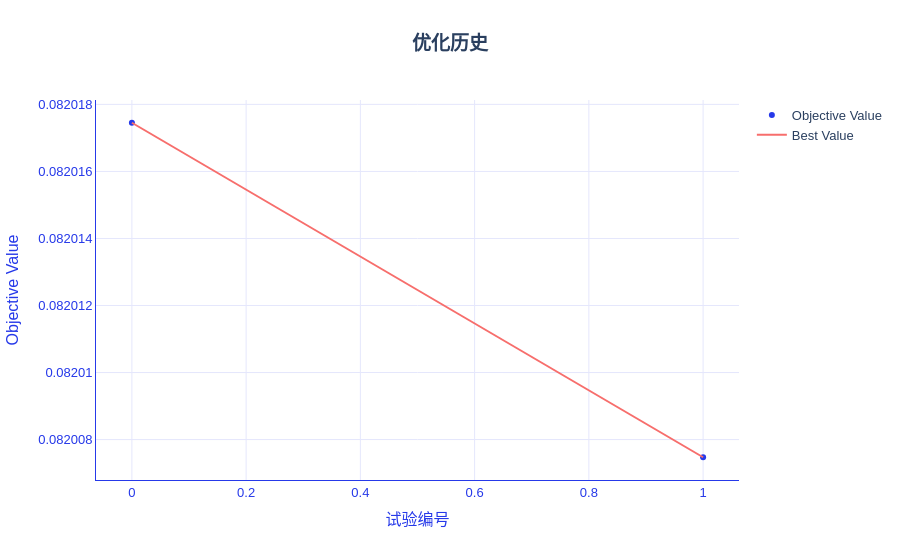

Source (notebook cell):
### Markdown cell above
## 4. GradientBoosting 分类：训练、评估、搜索和报告

本节所有代码可以独立运行。保留全量样本，用显式轮数和两次搜索控制演示耗时。

### Code cell
import sys

sys.path.append("../")

import numpy as np
import pandas as pd
from IPython.display import display
from hscredit import hscredit_dataset
from hscredit.utils.datasets import HSCREDIT_EXAMPLE_COLUMNS
from pathlib import Path
from tempfile import mkdtemp
from sklearn.base import clone
from optuna.samplers import GridSampler
from hscredit import GradientBoosting, get_metric, get_loss
from hscredit.report import ModelReport
from hscredit.utils import save_pickle, load_pickle

from hscredit.core.model_selection import oot_split, group_train_test_split
from sklearn.preprocessing import StandardScaler

data = hscredit_dataset(columns=HSCREDIT_EXAMPLE_COLUMNS)

features = ["BASE_X187", "DK_X1689", "DK_X44", "DK_X1995_2", "DK_X1223", "DK_X2677"]
target = "MOB6@30"
data["MOB1@30"] = data["MOB1"].gt(30).astype(int)
data["MOB3@30"] = data["MOB3"].gt(30).astype(int)
data["MOB6@30"] = data["MOB6"].gt(30).astype(int)
data["风险调整金额"] = data["loan_amt"].where(data["MOB6"].le(60), -data["loan_amt"])
data["授信时间"] = pd.to_datetime(data["授信时间"])

# 最新自然月作为 OOT；同一客户不能同时进入开发集和 OOT。
oot_start = data["授信时间"].max().to_period("M").start_time
development, oot = oot_split(data, time_col="授信时间", oot_start=oot_start)
development = development.loc[~development["用户编码"].isin(oot["用户编码"])].copy()
train, test = group_train_test_split(development, group="用户编码", test_size=0.25, random_state=42)
fit_data, validation = group_train_test_split(
    train, group="用户编码", test_size=0.25, random_state=42
)

# 填补和标准化只在调参训练子集上拟合；目标列保留原值。
fill_values = fit_data[features].median()
scaler = StandardScaler().fit(fit_data[features].fillna(fill_values))
for frame in [fit_data, validation, train, test, oot]:
    frame[features] = scaler.transform(frame[features].fillna(fill_values))
datasets = {"训练集": train, "测试集": test, "OOT": oot}

# 直接训练：DataFrame 内含 target，其他标签与元信息不进入 X。
model = GradientBoosting(target=target, n_estimators=12, max_depth=2, n_jobs=1, random_state=42)
model.fit(
    fit_data[features + [target]],
    eval_set={"验证集": validation[features + [target]]},
    eval_metric=get_metric("brier"),
)
display(pd.DataFrame([model.evaluate(test[features + [target]], metrics=["auc", "ks", "brier"])]))

# 该分类器保留原生训练目标；业务损失用于评价或选模。
cost_metric = get_loss("cost_sensitive", fn_cost=5, fp_cost=1).metric(kind="business")
display(pd.DataFrame([model.evaluate(test[features + [target]], metrics=[cost_metric])]))

# 独立验证集搜索；test 和 OOT 均不参与调参。
search_space = {"max_depth": [2, 3]}
best = model.tune(
    fit_data[features + [target]],
    eval_set={"验证集": validation[features + [target]]},
    search_space=search_space,
    metric=get_metric("brier"),
    sampler=GridSampler(search_space, seed=42),
    n_trials=2,
    cv=None,
    n_jobs=1,
    retention="predictions",
    show_progress_bar=False,
)
display(best.tuner.get_optimization_history())
display(best.tuner.plot_optimization_history())
print("最佳参数：", best.tuner.best_params_)

# 固定参数后，用完整 train 重训并生成多标签、多数据集报告。
fixed_model = clone(best)
fixed_model.fit(train[features + [target]])
report = ModelReport(
    fixed_model,
    datasets=datasets,
    features=features,
    overdue=["MOB1", "MOB3", "MOB6"],
    dpds=30,
    overdue_operator=">",
    metrics=["auc", "ks", "brier"],
    n_jobs=1,
)
display(report.summary())
output = Path(mkdtemp(prefix="hscredit_GradientBoosting_"))
report.to_excel(
    output / "模型报告.xlsx",
    amount="loan_amt",
    date="授信时间",
    with_plots=False,
    include_sample_records=False,
    mode="strict",
)

# 同时保存预处理和模型，原始输入才能重现同一预测。
save_pickle(
    {"features": features, "fill_values": fill_values, "scaler": scaler, "model": fixed_model},
    output / "完整推理包.pkl",
)
fixed_model.save_inference(output / "轻量模型.pkl")
restored = GradientBoosting.load(output / "轻量模型.pkl")
display(
    pd.DataFrame(
        restored.predict_proba(test[features]), columns=["好样本概率", "坏样本概率"]
    ).head()
)
print(output)

### Figure 1 — Plotly figure (JSON) as saved in the notebook; plotly's stock layout.template omitted (floating-point values rounded to 4 significant figures)
{"data": [{"mode": "markers", "name": "Objective Value", "type": "scatter", "x": [0, 1], "y": [0.08202, 0.08201]}, {"mode": "lines", "name": "Best Value", "type": "scatter", "x": [0, 1], "y": [0.08202, 0.08201]}, {"marker": {"color": "#8A8FA3"}, "mode": "markers", "name": "Infeasible Trial", "showlegend": false, "type": "scatter", "x": [], "y": []}], "layout": {"colorway": ["#2639E9", "#F76E6C", "#FE7715", "#8892F3", "#9956A4", "#EA4585", "#5665EE", "#F0587A", "#B729AB", "#3C4DEB", "#E73B72", "#832EC2", "#BC5F8F", "#E0249A"], "font": {"family": "Alimama FangYuanTi VF, Microsoft YaHei, sans-serif", "size": 13}, "hoverlabel": {"bgcolor": "white", "bordercolor": "#2639E9", "font": {"family": "Alimama FangYuanTi VF, Microsoft YaHei, sans-serif", "size": 13}}, "legend": {"font": {"size": 13}}, "paper_bgcolor": "white", "plot_bgcolor": "white", "title": {"font": {"size": 19}, "text": "<b>优化历史</b>", "x": 0.5, "xanchor": "center"}, "xaxis": {"color": "#2639E9", "gridcolor": "#E5E7FC", "linecolor": "#2639E9", "showgrid": true, "showline": true, "tickfont": {"size": 13}, "title": {"font": {"size": 16}, "text": "试验编号"}, "zeroline": false}, "yaxis": {"color": "#2639E9", "gridcolor": "#E5E7FC", "linecolor": "#2639E9", "showgrid": true, "showline": true, "tickfont": {"size": 13}, "title": {"font": {"size": 16}, "text": "Objective Value"}, "zeroline": false}}}
